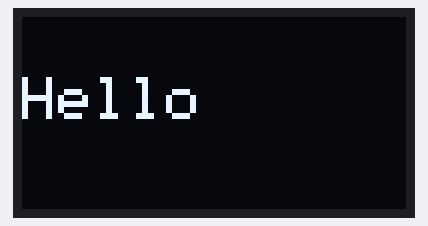
The sketch below on a simulated Arduino Uno, built with avr-gcc and run on an emulated ATmega328P. Shown: 128×64 one-colour display.

Above: at 0.1 s.

The sketch:

lab7_2.ino
```cpp
#include <Adafruit_SSD1306.h>
#include <Adafruit_GFX.h>
#include <SPI.h>
#include <Wire.h>

#define SCREEN_WIDTH 128 // OLED display width, in pixels
#define SCREEN_HEIGHT 64 // OLED display height, in pixels
#define OLED_RESET     -1 // or 4 or 6. Depends on wiring.
#define SCREEN_ADDRESS 0x3C  ///< See datasheet for Address; these are common

Adafruit_SSD1306 display(SCREEN_WIDTH, SCREEN_HEIGHT, &Wire, OLED_RESET);

void setup() {
  Serial.begin(115200);

  // SSD1306_SWITCHCAPVCC = generate display voltage from 3.3V internally
  if(!display.begin(SSD1306_SWITCHCAPVCC, SCREEN_ADDRESS)) {
    Serial.println(F("SSD1306 allocation failed"));
    for(;;); // Don't proceed, loop forever
  }

  display.clearDisplay();
  display.setTextSize(2);
  display.setTextColor(WHITE);
  display.setCursor(0,20);
  display.println("Hello");
  display.display();
}

void loop() {
}
```
